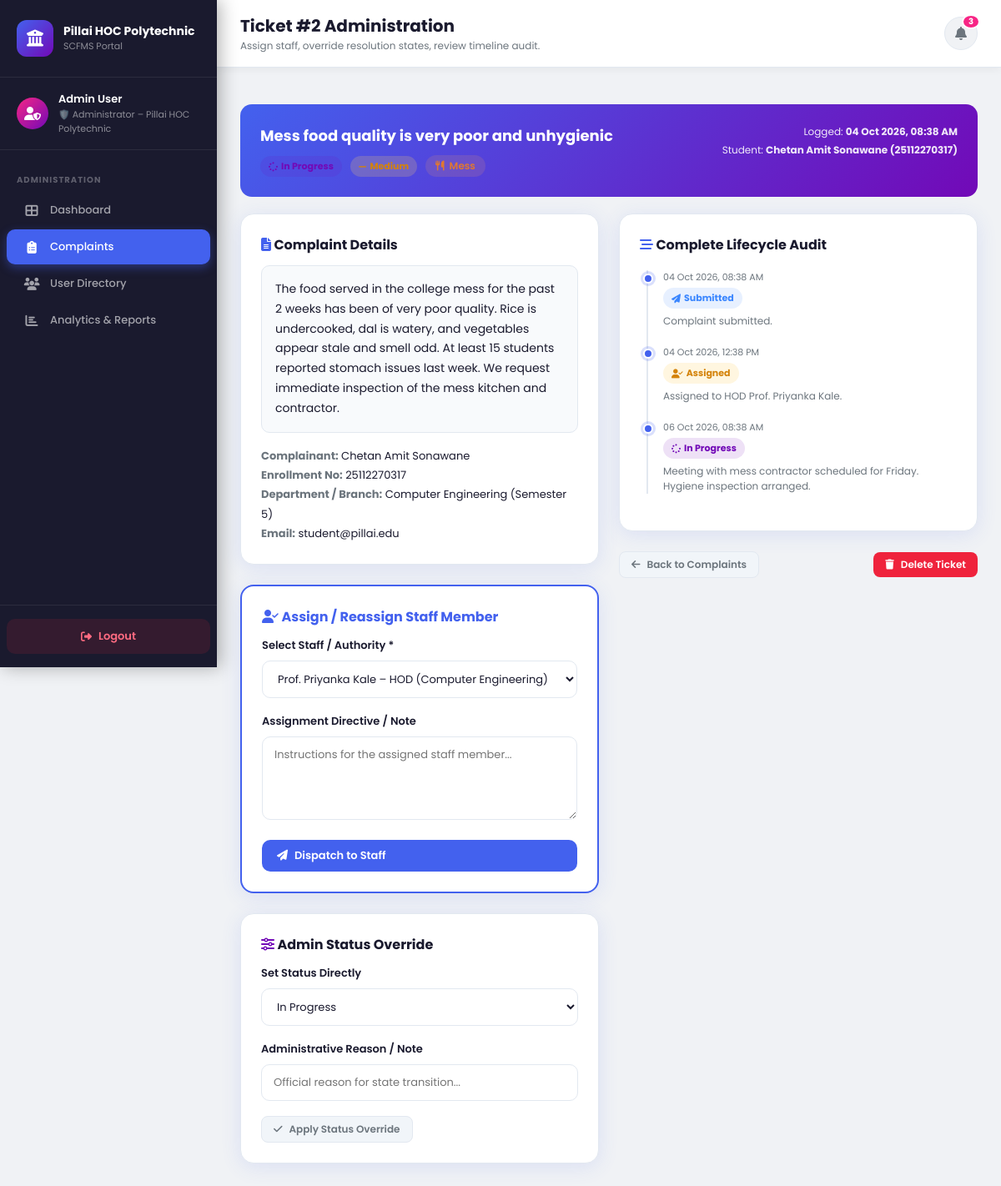
The page /admin/complaint/2 (signed in) on the database its author committed.
### flask_app/models/models.py (models this page shows, shortened)
class User(db.Model, UserMixin):
    __tablename__ = 'users'
    id          = db.Column(db.Integer, primary_key=True)
    name        = db.Column(db.String(120), nullable=False)
    email       = db.Column(db.String(120), unique=True, nullable=False)
    password    = db.Column(db.String(256), nullable=False)
    role        = db.Column(db.String(20), nullable=False)   # student / staff / admin
    roll_no     = db.Column(db.String(30))
    branch      = db.Column(db.String(100))
    semester    = db.Column(db.Integer)
    department  = db.Column(db.String(100))
    designation = db.Column(db.String(100))
    complaints_submitted = db.relationship('Complaint', foreign_keys='Complaint.student_id',
                                           back_populates='student', lazy='dynamic')
    complaints_assigned  = db.relationship('Complaint', foreign_keys='Complaint.assigned_to',
                                           back_populates='assignee', lazy='dynamic')
    notifications = db.relationship('Notification', back_populates='user', lazy='dynamic',
                                    cascade='all, delete-orphan')
    feedbacks     = db.relationship('Feedback', back_populates='student', lazy='dynamic')

class Complaint(db.Model):
    __tablename__ = 'complaints'
    id          = db.Column(db.Integer, primary_key=True)
    student_id  = db.Column(db.Integer, db.ForeignKey('users.id'), nullable=False)
    assigned_to = db.Column(db.Integer, db.ForeignKey('users.id'), nullable=True)
    title       = db.Column(db.String(200), nullable=False)
    description = db.Column(db.Text, nullable=False)
    category    = db.Column(db.String(50), nullable=False)   # hostel/mess/lab/faculty/library/other
    priority    = db.Column(db.String(20), nullable=False)   # high/medium/low
    status      = db.Column(db.String(30), default='submitted')  # submitted/assigned/inprogress/resolved/closed
    created_at  = db.Column(db.DateTime, default=datetime.utcnow)
    updated_at  = db.Column(db.DateTime, default=datetime.utcnow, onupdate=datetime.utcnow)
    student     = db.relationship('User', foreign_keys=[student_id], back_populates='complaints_submitted')
    assignee    = db.relationship('User', foreign_keys=[assigned_to], back_populates='complaints_assigned')
    timeline    = db.relationship('TimelineEvent', back_populates='complaint',
                                  lazy='dynamic', cascade='all, delete-orphan',
                                  order_by='TimelineEvent.created_at')
    feedback    = db.relationship('Feedback', back_populates='complaint',
                                  uselist=False, cascade='all, delete-orphan')

class TimelineEvent(db.Model):
    __tablename__ = 'timeline_events'
    id           = db.Column(db.Integer, primary_key=True)
    complaint_id = db.Column(db.Integer, db.ForeignKey('complaints.id'), nullable=False)
    status       = db.Column(db.String(30), nullable=False)
    note         = db.Column(db.Text)
    created_at   = db.Column(db.DateTime, default=datetime.utcnow)
    complaint    = db.relationship('Complaint', back_populates='timeline')

### flask_app/routes/admin.py (the view)
@admin_bp.route('/complaint/<int:cid>')
@login_required
@admin_required
def complaint_detail(cid):
    c           = Complaint.query.get_or_404(cid)
    timeline    = c.timeline.order_by(TimelineEvent.created_at).all()
    staff_list  = User.query.filter_by(role='staff').all()
    notif_count = Notification.query.filter_by(user_id=current_user.id, is_read=False).count()
    return render_template('admin/detail.html', complaint=c,
                           timeline=timeline, staff_list=staff_list,
                           notif_count=notif_count)

### flask_app/models/models.py (called while the page is built)
@login_manager.user_loader
def load_user(user_id):
    return User.query.get(int(user_id))

### flask_app/routes/admin.py (called while the page is built)
def admin_required(f):
    from functools import wraps
    @wraps(f)
    def decorated(*args, **kwargs):
        if not current_user.is_authenticated or current_user.role != 'admin':
            flash('Access denied.', 'danger')
            return redirect(url_for('auth.login'))
        return f(*args, **kwargs)
    return decorated

### flask_app/templates/admin/detail.html (shortened to what this page needs)
{% extends "base.html" %}
{% block avatar_bg %}linear-gradient(135deg,#f72585,#7209b7){% endblock %}
{% block avatar_icon %}fa-user-shield{% endblock %}
{% block user_role_label %}🛡️ Administrator – Pillai HOC Polytechnic{% endblock %}
{% block sidebar_nav %}
<div class="nav-section"><span class="nav-section-label">Administration</span></div>
<a href="{{ url_for('admin.dashboard') }}"  class="nav-item"><i class="fas fa-th-large"></i> Dashboard</a>
<a href="{{ url_for('admin.complaints') }}" class="nav-item active"><i class="fas fa-clipboard-list"></i> Complaints</a>
<a href="{{ url_for('admin.users') }}"      class="nav-item"><i class="fas fa-users"></i> User Directory</a>
<a href="{{ url_for('admin.reports') }}"    class="nav-item"><i class="fas fa-chart-bar"></i> Analytics &amp; Reports</a>
{% endblock %}
{% block page_title %}Ticket #{{ complaint.id }} Administration{% endblock %}
{% block page_subtitle %}Assign staff, override resolution states, review timeline audit.{% endblock %}
{% block content %}
<div style="max-width: 950px;">
  <div class="complaint-detail-header">
    <div style="display:flex; justify-content:space-between; align-items:flex-start; flex-wrap:wrap; gap:12px;">
      <div>
        <h2>{{ complaint.title }}</h2>
        <div style="display:flex; gap:10px; margin-top:10px; flex-wrap:wrap; align-items:center;">
          {% set c = complaint %}
          {% include 'partials/status_badge.html' %}
          {% include 'partials/priority_badge.html' %}
          {% include 'partials/category_pill.html' %}
        </div>
      </div>
      <div style="font-size:12px; opacity:0.9; text-align:right;">
        <div>Logged: <strong>{{ complaint.created_at.strftime('%d %b %Y, %I:%M %p') }}</strong></div>
        <div style="margin-top:4px;">Student: <strong>{{ complaint.student.name }} ({{ complaint.student.roll_no }})</strong></div>
      </div>
    </div>
  </div>
  <div class="grid-2">
    <div>
      <div class="card">
        <div class="card-title" style="margin-bottom:12px;"><i class="fas fa-file-alt" style="color:var(--primary);"></i> Complaint Details</div>
        <div style="font-size:14px; line-height:1.7; color:var(--text-dark); background:#f8fafc; padding:16px; border-radius:10px; border:1px solid var(--border);">
          {{ complaint.description }}
        </div>
        <div style="margin-top:16px; font-size:13px; line-height:1.8;">
          <div><strong style="color:var(--text-muted);">Complainant:</strong> {{ complaint.student.name }}</div>
          <div><strong style="color:var(--text-muted);">Enrollment No:</strong> {{ complaint.student.roll_no }}</div>
          <div><strong style="color:var(--text-muted);">Department / Branch:</strong> {{ complaint.student.branch }} (Semester {{ complaint.student.semester }})</div>
          <div><strong style="color:var(--text-muted);">Email:</strong> {{ complaint.student.email }}</div>
        </div>
      </div>
      <div class="card" style="border: 2px solid var(--primary);">
        <div class="card-title" style="margin-bottom:12px; color:var(--primary);">
          <i class="fas fa-user-check"></i> Assign / Reassign Staff Member
        </div>
        <form method="POST" action="{{ url_for('admin.assign', cid=complaint.id) }}">
          <div class="form-group-d">
            <label>Select Staff / Authority *</label>
            <select name="staff_id" required>
              {% for s in staff_list %}
              <option value="{{ s.id }}" {% if complaint.assigned_to == s.id %}selected{% endif %}>
                {{ s.name }} – {{ s.designation or 'Faculty' }} ({{ s.department }})
              </option>
              {% endfor %}
            </select>
          </div>
          <div class="form-group-d">
            <label>Assignment Directive / Note</label>
            <textarea name="note" placeholder="Instructions for the assigned staff member..." rows="2"></textarea>
          </div>
          <button type="submit" class="btn btn-blue btn-full">
            <i class="fas fa-paper-plane"></i> Dispatch to Staff
          </button>
        </form>
      </div>
      <div class="card">
        <div class="card-title" style="margin-bottom:12px;"><i class="fas fa-sliders-h" style="color:var(--secondary);"></i> Admin Status Override</div>
        <form method="POST" action="{{ url_for('admin.update_status', cid=complaint.id) }}">
          <div class="form-group-d">
            <label>Set Status Directly</label>
            <select name="status" required>
              <option value="inprogress" {% if complaint.status == 'inprogress' %}selected{% endif %}>In Progress</option>
            </select>
          </div>
          <div class="form-group-d">
            <label>Administrative Reason / Note</label>
            <input type="text" name="note" placeholder="Official reason for state transition..."/>
          </div>
          <button type="submit" class="btn btn-gray btn-sm">
            <i class="fas fa-check"></i> Apply Status Override
          </button>
        </form>
      </div>
    </div>
    <div>
      <div class="card">
        <div class="card-title" style="margin-bottom:18px;">
          <i class="fas fa-stream" style="color:var(--primary);"></i> Complete Lifecycle Audit
        </div>
        <div class="timeline">
          {% for ev in timeline %}
          <div class="timeline-item {{ ev.status }}">
            <div class="timeline-date">{{ ev.created_at.strftime('%d %b %Y, %I:%M %p') }}</div>
            <div class="timeline-text">
              {% set c = ev %}
              {% include 'partials/status_badge.html' %}
            </div>
            <div class="timeline-sub" style="margin-top:6px;">{{ ev.note }}</div>
          </div>
          {% endfor %}
        </div>
      </div>
      <div style="display:flex; justify-content:space-between; align-items:center; margin-top:16px;">
        <a href="{{ url_for('admin.complaints') }}" class="btn btn-gray btn-sm">
          <i class="fas fa-arrow-left"></i> Back to Complaints
        </a>
        <form method="POST" action="{{ url_for('admin.delete_complaint', cid=complaint.id) }}" onsubmit="return confirm('Permanently delete ticket #{{ complaint.id }}?');">
          <button type="submit" class="btn btn-red btn-sm">
            <i class="fas fa-trash"></i> Delete Ticket
          </button>
        </form>
      </div>
    </div>
  </div>
</div>
{% endblock %}

### flask_app/templates/base.html (shortened to what this page needs)
<!DOCTYPE html>
<html lang="en">
<head>
  <link rel="stylesheet" href="{{ url_for('static', filename='css/style.css') }}"/>
  <link rel="stylesheet" href="https://cdnjs.cloudflare.com/ajax/libs/font-awesome/6.4.0/css/all.min.css"/>
</head>
<body class="app-body">
<aside class="sidebar" id="sidebar">
  <div class="sidebar-logo">
    <div class="logo-circle"><i class="fas fa-university"></i></div>
    <div>
      <h2>Pillai HOC Polytechnic</h2>
      <p>SCFMS Portal</p>
    </div>
  </div>
  <div class="sidebar-user">
    <div class="user-avatar" style="background:{% block avatar_bg %}linear-gradient(135deg,#4361ee,#7209b7){% endblock %};">
      <i class="fas {% block avatar_icon %}fa-user{% endblock %}"></i>
    </div>
    <div class="user-info">
      <div class="name">{{ current_user.name }}</div>
      <div class="role">{% block user_role_label %}{% endblock %}</div>
    </div>
  </div>
  <nav class="sidebar-nav">
    {% block sidebar_nav %}{% endblock %}
  </nav>
  <div class="sidebar-footer">
    <a href="{{ url_for('auth.logout') }}" class="logout-btn">
      <i class="fas fa-sign-out-alt"></i> Logout
    </a>
  </div>
</aside>
<div class="main-content">
  <div class="top-bar">
    <div class="top-bar-left">
      <div>
        <h1>{% block page_title %}Dashboard{% endblock %}</h1>
        <p>{% block page_subtitle %}{% endblock %}</p>
      </div>
    </div>
    <div class="top-bar-right">
      <a href="{{ url_for(current_user.role + '.notifications') if current_user.role == 'student' else '#' }}"
         class="top-bar-btn notif-btn" title="Notifications">
        <i class="fas fa-bell"></i>
        {% if notif_count and notif_count > 0 %}
          <span class="notif-badge">{{ notif_count }}</span>
        {% endif %}
      </a>
    </div>
  </div>
  <div class="flash-container">
  </div>
  <div class="page-content">
    {% block content %}{% endblock %}
  </div>
</div>
</body>
</html>

### flask_app/templates/partials/status_badge.html
{% set status_map = {
  'submitted':  ('badge-submitted',  'fa-paper-plane',    'Submitted'),
  'assigned':   ('badge-assigned',   'fa-user-check',     'Assigned'),
  'inprogress': ('badge-inprogress', 'fa-spinner',        'In Progress'),
  'resolved':   ('badge-resolved',   'fa-check-circle',   'Resolved'),
  'closed':     ('badge-closed',     'fa-lock',           'Closed')
} %}
{% set s = status_map.get(c.status, ('badge-submitted','fa-circle', c.status)) %}
<span class="badge {{ s[0] }}"><i class="fas {{ s[1] }}"></i> {{ s[2] }}</span>

### flask_app/templates/partials/priority_badge.html
{% set priority_map = {
  'high':   ('badge-high',   'fa-fire',       'High'),
  'medium': ('badge-medium', 'fa-minus',      'Medium'),
  'low':    ('badge-low',    'fa-arrow-down', 'Low')
} %}
{% set p = priority_map.get(c.priority, ('badge-low', 'fa-circle', c.priority)) %}
<span class="badge {{ p[0] }}"><i class="fas {{ p[1] }}"></i> {{ p[2] }}</span>

### flask_app/templates/partials/category_pill.html
{% set cat_map = {
  'hostel':  ('cat-hostel',  'fa-building',            'Hostel'),
  'mess':    ('cat-mess',    'fa-utensils',            'Mess'),
  'lab':     ('cat-lab',     'fa-flask',               'Lab'),
  'faculty': ('cat-faculty', 'fa-chalkboard-teacher',  'Faculty'),
  'library': ('cat-library', 'fa-book',                'Library'),
  'other':   ('cat-other',   'fa-ellipsis-h',          'Other')
} %}
{% set ct = cat_map.get(c.category, ('cat-other', 'fa-circle', c.category | capitalize)) %}
<span class="category-pill {{ ct[0] }}"><i class="fas {{ ct[1] }}"></i> {{ ct[2] }}</span>

### rows shown on the page
User: name "Admin User"
Complaint: id "2", title "Mess food quality is very poor and unhygienic", priority "Medium", category "Mess", created_at "04 Oct 2026, 08:38 AM", description "The food served in the college mess for the past 2 weeks has been of very poor quality. Rice is undercooked, dal is watery, and vegetables appear stale and smell odd. At least 15 students reported stomach issues last week. We request immediate inspection of the mess kitchen and contractor.", staff_id "Prof. Priyanka Kale – HOD (Computer Engineering)", status "In Progress"
User: student.name "Chetan Amit Sonawane", student.roll_no "25112270317", student.branch "Computer Engineering", student.semester "5", student.email "student@pillai.edu"
TimelineEvent: created_at "04 Oct 2026, 08:38 AM", status "Submitted", note "Complaint submitted."
TimelineEvent: created_at "04 Oct 2026, 12:38 PM", status "Assigned", note "Assigned to HOD Prof. Priyanka Kale."
TimelineEvent: created_at "06 Oct 2026, 08:38 AM", s "In Progress", note "Meeting with mess contractor scheduled for Friday. Hygiene inspection arranged."

### other values the page prints
{{ notif_count }} "3"
{{ s[2] }} "In Progress"
